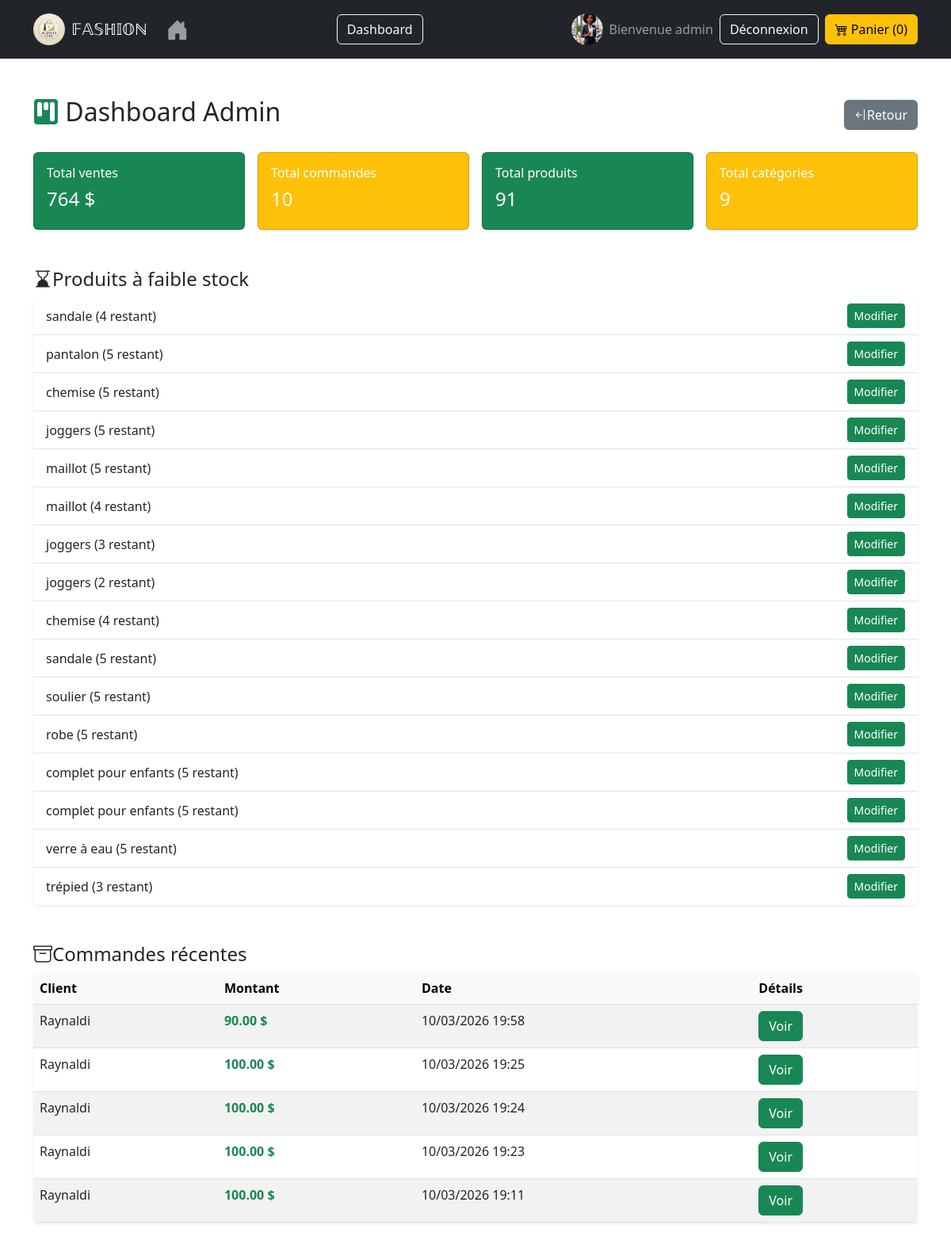
The page /dashboard/ (signed in) on the database its author committed.
### trade/models.py (models this page shows, shortened)
class Profile(models.Model):
    user = models.OneToOneField(User, on_delete=models.CASCADE)
    image = models.ImageField(
        upload_to='profil/',
        default='profil/default.webp'
    )

class Product(models.Model):
    category = models.ForeignKey(Category, on_delete=models.CASCADE)
    name = models.CharField(max_length=200)
    description = models.TextField()
    price = models.DecimalField(max_digits=8, decimal_places=2)
    stock = models.PositiveIntegerField(default=0)
    image = models.ImageField(upload_to='products/')

class Order(models.Model):
    full_name = models.CharField(max_length=200)
    email = models.EmailField(blank=True, null=True)  # <-- ajouté
    address = models.TextField()
    city = models.CharField(max_length=100)
    phone = models.CharField(max_length=20)
    total_amount = models.DecimalField(max_digits=10, decimal_places=2)
    created_at = models.DateTimeField(auto_now_add=True)

### trade/views.py (the view)
# urls.py: path('dashboard/', views.dashboard, name='dashboard'),
@staff_member_required
def dashboard(request):
    total_ventes = Order.objects.aggregate(total=Sum('total_amount'))['total'] or 0
    total_commandes = Order.objects.count()
    total_produits = Product.objects.count()
    produits_faible_stock = Product.objects.filter(stock__lte=5)
    total_categories = Category.objects.count()
    commandes_recentes = Order.objects.order_by('-created_at')[:5]  # 5 dernières commandes
    context = {
        'total_ventes': total_ventes,
        'total_commandes': total_commandes,
        'total_produits': total_produits,
        'produits_faible_stock': produits_faible_stock,
        'total_categories': total_categories,
        'commandes_recentes': commandes_recentes,
    }
    return render(request, 'trade/dashboard.html', context)

### trade/templates/trade/dashboard.html (shortened to what this page needs)
{% extends 'trade/base.html' %}
{% block content %}
<link href="https://cdn.jsdelivr.net/npm/bootstrap@5.3.0/dist/css/bootstrap.min.css" rel="stylesheet">
<div class="container my-5">
    <div class="d-flex justify-content-between align-items-center mb-4">
        <h2><i class="bi bi-kanban-fill text-success"></i> Dashboard Admin</h2>
        <a href="{% url 'main_dashboard' %}" class="btn btn-secondary"><i class="bi bi-arrow-bar-left"></i>Retour</a>
    </div>
    <div class="row g-3">
        <div class="col-6 col-md-3">
            <div class="card bg-success text-white shadow-sm p-3 rounded">
                <h6>Total ventes</h6>
                <h4>{{ total_ventes }} $</h4>
            </div>
        </div>
        <div class="col-6 col-md-3">
            <div class="card bg-warning text-white shadow-sm p-3 rounded">
                <h6>Total commandes</h6>
                <h4>{{ total_commandes }}</h4>
            </div>
        </div>
        <div class="col-6 col-md-3">
            <div class="card bg-success text-white shadow-sm p-3 rounded">
                <h6>Total produits</h6>
                <h4>{{ total_produits }}</h4>
            </div>
        </div>
        <div class="col-6 col-md-3">
            <div class="card bg-warning text-white shadow-sm p-3 rounded">
                <h6>Total catégories</h6>
                <h4>{{ total_categories }}</h4>
            </div>
        </div>
    </div>
    <div class="mt-5">
        <h4><i class="bi bi-hourglass-bottom"></i>Produits à faible stock</h4>
        {% if produits_faible_stock %}
        <ul class="list-group list-group-flush shadow-sm rounded">
            {% for product in produits_faible_stock %}
            <li class="list-group-item d-flex justify-content-between align-items-center">
                {{ product.name }} ({{ product.stock }} restant)
                <a href="{% url 'admin:trade_product_change' product.id %}" class="btn btn-sm btn-success">Modifier</a>
            </li>
            {% endfor %}
        </ul>
        {% else %}
        <p class="text-muted">Tous les produits ont suffisamment de stock.</p>
        {% endif %}
    </div>
    <div class="mt-5">
        <h4><i class="bi bi-archive  "></i>Commandes récentes</h4>
        {% if commandes_recentes %}
        <div class="table-responsive shadow-sm rounded">
            <table class="table table-striped table-hover mb-0">
                <thead class="table-light">
                    <tr>
                        <th>Client</th>
                        <th>Montant</th>
                        <th>Date</th>
                        <th>Détails</th>
                    </tr>
                </thead>
                <tbody>
                    {% for order in commandes_recentes %}
                    <tr>
                        <td>{{ order.full_name }}</td>
                        <td class="text-success fw-bold">{{ order.total_amount }} $</td>
                        <td>{{ order.created_at|date:"d/m/Y H:i" }}</td>
                        <td>
                            <a href="{% url 'order_detail' order.id %}" class="btn btn-success ">
                                Voir
                            </a>
                        </td>
                    </tr>
                    {% endfor %}
                </tbody>
            </table>
        </div>
        {% else %}
        <p class="text-muted">Aucune commande récente.</p>
        {% endif %}
    </div>
</div>
{% endblock %}

### trade/templates/trade/navbar.html (shortened to what this page needs)
{% load static %}
<!DOCTYPE html>
<html>
<head>
    <link href="https://cdn.jsdelivr.net/npm/bootstrap@5.3.0/dist/css/bootstrap.min.css" rel="stylesheet">
    <link rel="stylesheet" href="https://cdn.jsdelivr.net/npm/bootstrap-icons@1.10.5/font/bootstrap-icons.css">
</head>
<body>
<nav class="navbar navbar-expand-lg navbar-dark bg-dark">
  <div class="container">
<a class="navbar-brand d-flex align-items-center" href="{% url 'home' %}">
    <img src="{% static 'image/logo.png' %}"
         alt="FASHION Logo"
         class="rounded-circle"
         style="width:40px; height:40px; object-fit:cover; margin-right:8px;">
    <span>𝔽𝔸𝕊ℍ𝕀𝕆ℕ</span>
</a>
    <ul class="navbar-nav me-auto">
        <li class="nav-item">
            <a class="nav-link" href="/"><i class="bi bi-house-door-fill fs-3"></i></a>
        </li>
    </ul>
    <ul class="navbar-nav me-auto">
        <li class="nav-item">
        {% if user.is_staff %}
            <a href="{% url 'main_dashboard' %}" class="btn btn-outline-light me-2">Dashboard</a>
        {% endif %}
        </li>
    </ul>
    <div class="d-flex align-items-center">
        {% if user.is_authenticated %}
        <img src="{{ user.profile.image.url }}"
             class="rounded-circle me-2"
             style="width:40px; height:40px; object-fit:cover; cursor:pointer;"
             data-bs-toggle="modal"
             data-bs-target="#photoModal">
        <span class="navbar-text me-2">Bienvenue {{ user.username }}</span>
        <a href="{% url 'logout' %}" class="btn btn-outline-light me-2">Déconnexion</a>
        {% else %}
            <a href="{% url 'login' %}" class="btn btn-outline-light me-2">Connexion</a>
            <a href="{% url 'signup' %}" class="btn btn-light">Inscription</a>
        {% endif %}
        <a href="{% url 'cart_detail' %}" class="btn btn-warning">
            <i class="bi bi-cart4"></i> Panier ({{ request.session.cart|length|default:0 }})
        </a>
    </div>
  </div>
</nav>
</body>
</html>

### trade/templates/trade/dashboard.html (style rules this page uses)
.card { border-radius: 12px; transition: all 0.25s ease; }

### rows shown on the page
Product: name "sandale", stock "4"
Product: name "pantalon", stock "5"
Product: name "chemise", stock "5"
Product: name "joggers", stock "5"
Product: name "maillot", stock "5"
Product: name "maillot", stock "4"
Product: name "joggers", stock "3"
Product: name "joggers", stock "2"
Product: name "chemise", stock "4"
Product: name "sandale", stock "5"
Product: name "soulier", stock "5"
Product: name "robe", stock "5"
Product: name "complet pour enfants", stock "5"
Product: name "complet pour enfants", stock "5"
Product: name "verre à eau", stock "5"
Product: name "trépied", stock "3"
Order: full_name "Raynaldi", total_amount "90.00", created_at "10/03/2026 19:58"
Order: full_name "Raynaldi", total_amount "100.00", created_at "10/03/2026 19:25"
Order: full_name "Raynaldi", total_amount "100.00", created_at "10/03/2026 19:24"
Order: full_name "Raynaldi", total_amount "100.00", created_at "10/03/2026 19:23"
Order: full_name "Raynaldi", total_amount "100.00", created_at "10/03/2026 19:11"

### other values the page prints
{{ user.username }} "admin"
{{ request.session.cart|length|default:0 }} "0"
{{ total_ventes }} "764"
{{ total_commandes }} "10"
{{ total_produits }} "91"
{{ total_categories }} "9"
